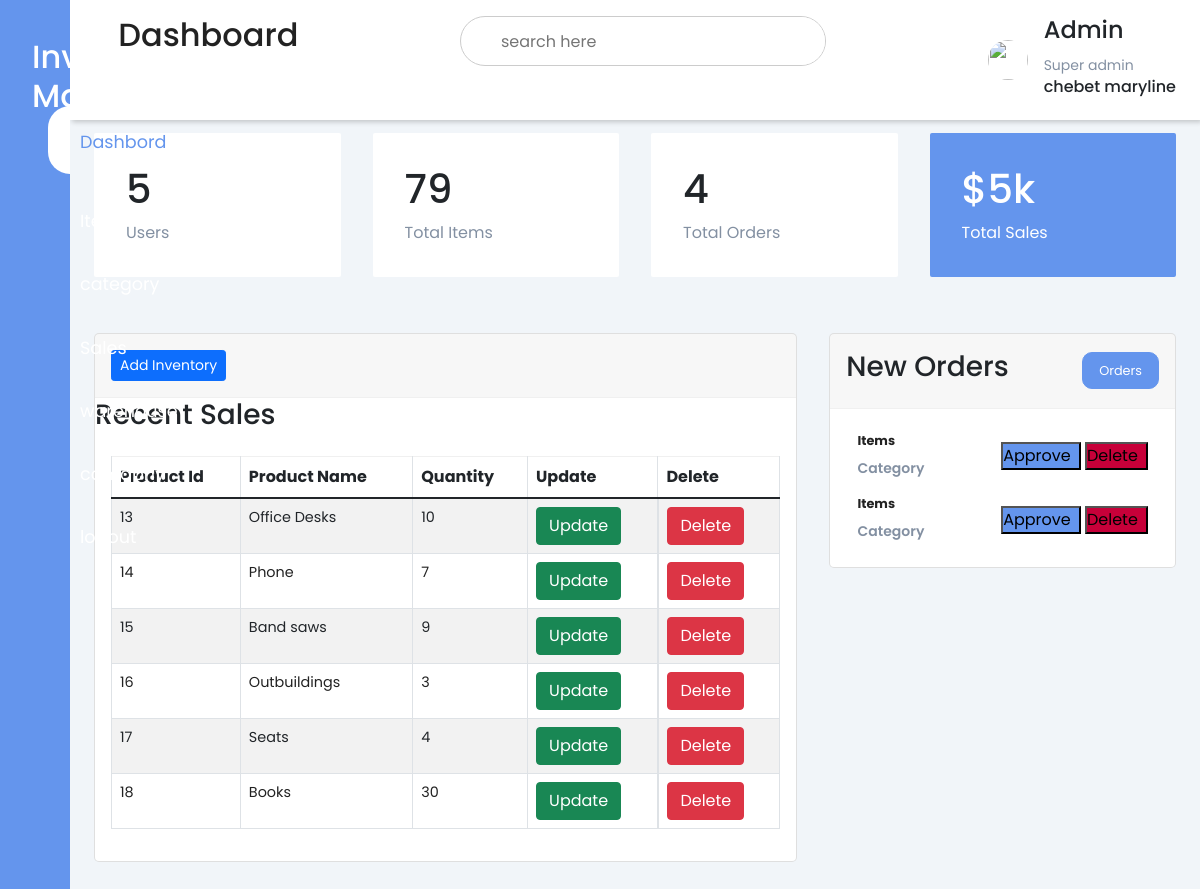
The app's page /admin.php with its own data.
### tables this page shows
CREATE TABLE `inventory_details` (
  `product_id` int(20) NOT NULL,
  `product_name` varchar(30) NOT NULL,
  `quantity` int(30) NOT NULL,
  `measurement` text NOT NULL,
  `original_price` int(60) NOT NULL,
  `profit` int(60) NOT NULL,
  `selling_price` int(60) NOT NULL
);

### admin.php (the view, shortened to what this page needs)
<?php include('db.php'); ?>
<!DOCTYPE html>
<html>
<head>
	<link rel="stylesheet" href="https://maxst.icons8.com/vue-static/landings/line-awesome/line-awesome/1.3.0/css/line-awesome.min.css">
	<link href="https://cdn.jsdelivr.net/npm/bootstrap@5.1.3/dist/css/bootstrap.min.css" rel="stylesheet">
	<link rel="stylesheet" type="text/css" href="style1.css">
</head>
<body>
	<div class="sidebar">
		<div class="sidebar-brand">
			<h2><span class="lab la-accusoft"></span> <span >Inventory <br>Management</span></h2>
		</div>
		<div class="sidebar-menu">
			<ul>
				<li>
				<a href="" class="active" style="text-decoration: none;"><span class="las la-igloo"></span> <span> Dashbord</span></a>
			</li>
				<li>
				<a href="" style="text-decoration: none;"><span class="las la-users"></span> <span> Items</span></a>
			</li>
				<li>
				<a href="" style="text-decoration: none;"><span class="las la-shopping-bag"></span> <span> category</span></a>
			</li>
				<li>
				<a href="" style="text-decoration: none;"><span class="las la-clipboard-list"></span> <span>Sales</span></a>
			</li>
				<li>
				<a href="" style="text-decoration: none;"><span class="las la-receipt"></span> <span> warehouse</span></a>
			</li>
				<li>
				<a href="" style="text-decoration: none;"><span class="las la-user-circle"></span> <span> comapny</span></a>
			</li>
				<li>
				<a href=""  style="text-decoration: none;"><span class="las la-clipboard-list"></span> <span> logout</span></a>
			</li>
			</ul>
		</div>
	</div>
	<div class="main-content">
		<header>
				<h2>
				<label for="nav-toggle">
					<span class="las la-bars"></span>
				</label>
				Dashboard
			</h2>
			<div class="search-wrapper">
				<input type="search" placeholder="search here">
			</div>
			<div class="user-wrapper">
				<img src="images/cher.png.jpg" width="40px" height="40px">
				<div>
			<h4>Admin</h4>
			<small>Super admin</small>
			<h6>chebet maryline</h6>
				</div>
			</div>
		</header>
		<main>
			<div class="cards">
				<div class="card-single">
					<div>
						<h1>5</h1>
						<span>Users</span>
					</div>
				</div>
				<div class="card-single">
					<div>
						<h1>79</h1>
						<span>Total Items</span>
					</div>
				</div>
				<div class="card-single">
					<div>
						<h1>4</h1>
						<span>Total Orders</span>
					</div>
				</div>
				<div class="card-single">
					<div>
						<h1>$5k</h1>
						<span>Total Sales</span>
					</div>
				</div>
			</div>
			<div class="recent-grid">
				<div class="Projects">
					<div class="card">
						<div class="card-header">
							<a href="#!" class="btn btn-primary btn-sm" >Add Inventory</a><br>
						</div><h3>Recent Sales</h3>
						<div class="card-body">
							<div class="table-responsive">
							<table width="80%" class="table table-hover table-bordered table-striped">
								<thead>
									<tr>
										<th>Product Id</th>
			<th>Product Name</th>
			<th>Quantity</th>
			<th>Update</th>
			<th>Delete</th>
									</tr>
								</thead>
								<tbody>
									<?php
			$query="SELECT * from `inventory_details`";
			$result=mysqli_query($connection, $query);
			if(!$result){
				die("query Failed".mysqli_error());
			}
			else{
				while($row=mysqli_fetch_assoc($result)){
					?>
					<tr>
				<td><?php echo $row['product_id'];?></td>
				<td><?php echo $row['product_name'];?></td>
				<td><?php echo $row['quantity'];?></td>
				<td><a href="admin.php?id=<?php echo $row['product_id'];?>" class="btn btn-success" data-bs-toggle="modal" data-bs-target="#addUserModal"   class="btn btn-primary btn-sm">Update</a></td>
				<td><a href="delete.php?id=<?php echo $row['product_id'];?>" class="btn btn-danger" onclick="return confirm('Are you sure you want to delete the record?')">Delete</a></td>
			</tr>
						<?php
				}
			}
			?>
								</tbody>
							</table>
						</div>
					</div>
					</div>
				</div>
				<div class="Customers">
                        <div class="card">
						<div class="card-header">
							<h3>New Orders</h3>
							<button>Orders<span></span></button>
						</div>
						<div class="card-body">
							<div class="customer">
								<div class="info">
								<div>
									<h4>Items</h4>
									<small>Category</small>
								</div>
								</div>
							<div class="contact">
							<tr>
								<td>
											<button style="background-color: #6495ED;">Approve<span></span></button>
											<button style="background-color: #C70039;">Delete<span></span></button>
										</td>
							</tr>
						</div>
					</div>
					<div class="customer">
								<div class="info">
								<div>
									<h4>Items</h4>
									<small>Category</small>
								</div>
								</div>
							<div class="contact">
							<tr>
								<td>
											<button style="background-color: #6495ED; text-decoration: none;">Approve<span></span></button>
											<button style="background-color: #C70039;">Delete<span></span></button>
										</td>
							</tr>
						</div>
					</div>
				</div>
			</div>
		</div>
		</main>
</div>
</body>
</html>

### style1.css (style rules this page uses)
:root { --main-color:#6495ED; --color-dark:#1D2231; --text-grey:#8390A2; }
* { padding: 0; margin: 0; box-sizing: border-box; list-style-type: none; text-decoration: none; font-family: 'Poppins', sans-serif; }
.sidebar { width: 345px; position: fixed; left: 0; top :0; height: 100%; background:var(--main-color); z-index: 100; transition: width 300ms; }
.sidebar-brand { height: 90px; padding-left: 1rem 0rem 1rem 2rem; color: #fff; }
.sidebar-brand span { display: inline-block; padding-right: 1rem; }
.sidebar-menu { margin-top: 1rem; }
.sidebar-menu li { width: 100%; margin-bottom: 1.7rem; padding-left: 1rem; }
.sidebar-menu a { padding-left: 1rem; display: block; color: #fff; font-size: 1.1rem; }
.sidebar-menu a.active { background: #fff; padding-top: 1rem; padding-bottom: 1rem; color: var(--main-color); border-radius: 30px 0px 0px 30px; }
.sidebar-menu a span:first-child { font-size: 1.5rem; padding-right: 1rem; }
.main-content { transition: margin-left 300ms; margin-left: 345px; }
header { background: #fff; display: flex; justify-content: space-between; padding: 1rem 1.5rem; box-shadow: 2px 2px 5px rgba(0,0,0,0.2); position: fixed; left:345px; width: calc(100% - 345px); top: 0; z-index: 100; transition: left 300ms; }
header h2 { color: #222; }
header label span { font-size: 1.7rem; padding-right: 1rem; }
.search-wrapper { border: 1px solid #ccc; border-radius: 30px; height: 50px; display: flex; align-items: center; overflow-x: hidden; }
.search-wrapper input { height: 100%; padding: .5rem; border:none; outline: none; }
.user-wrapper { display: flex; align-items: center; }
.user-wrapper img { border-radius: 50%; margin-right: 1rem; }
.user-wrapper small { display: inline-block; color: var(--text-grey); }
main { margin-top: 85px; padding: 2rem 1.5rem; background: #f1f5f9; min-height: calc(100vh - 90px); }
.cards { display: grid; grid-template-columns:repeat(4, 1fr); grid-gap: 2rem; margin-top: 1rem; }
.card-single { display: flex; justify-content: space-between; background: #fff; padding: 2rem; border-radius: 2px; }
.card-single div:first-child span { color: var(--text-grey); }
.card-single:last-child { background: var(--main-color) }
.card-single:last-child h1, .card-single:last-child div:first-child span, .card-single:last-child div:last-child span { color: #fff; }
.recent-grid { margin-top: 3.5rem; display: grid; grid-gap: 2rem; grid-template-columns: 65% auto; }
.card { background: #fff; border-radius: 5px; }
.card-header { padding: 1rem; }
.card-header { display: flex; justify-content: space-between; align-items: center; border-bottom: 1px solid #f0f0f0; }
.card-header button { background: var(--main-color); border-radius: 10px; color: #fff; font-size: .8rem; padding: .5rem 1rem; border:1px solid var(--main-color); }
table { border-collapse: collapse; }
thead tr { border-top: 1px solid #f0f0f0; border-bottom: 2px solid #f0f0f0; }
td { padding: .5rem 1rem; font-size: .9rem; color: #222; }
tr td:last-child { display: flex; align-items: center; }
.table-responsive { width: 100%; overflow-x: auto; }
.customer { display: flex; justify-content: space-between; align-items: center; padding: .5rem .7rem; }
.info { display: flex; align-items: center; }
.info h4 { font-size: .8rem; font-weight: 700; color: #222; }
.info small { font-weight: 600; color: var(--text-grey); }
@media only screen and (max-width: 1200px) { .sidebar { width: 70px; } }
@media only screen and (max-width: 1200px) { .sidebar .sidebar-brand, .sidebar .sidebar li { padding-left: 1rem; text-align: center; } }
@media only screen and (max-width: 1200px) { .sidebar .sidebar-brand h2 span:last-child, .sidebar li a span:last-child { display: none; } }
@media only screen and (max-width: 1200px) { .main-content { margin-left: 70px; } }
@media only screen and (max-width: 1200px) { .main-content header { width:calc(100% - 70px); left: 70px; } }

### records on screen
inventory_details: product_id "13", product_name "Office Desks", quantity "10"
inventory_details: product_id "14", product_name "Phone", quantity "7"
inventory_details: product_id "15", product_name "Band saws", quantity "9"
inventory_details: product_id "16", product_name "Outbuildings", quantity "3"
inventory_details: product_id "17", product_name "Seats", quantity "4"
inventory_details: product_id "18", product_name "Books", quantity "30"
